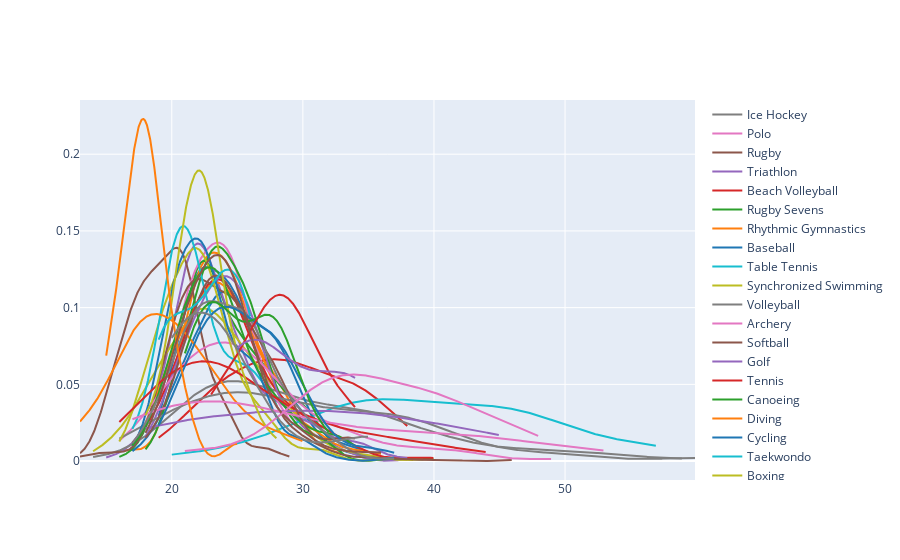

Source (notebook cell):
### Code cell
fig.show()

### Figure 1 — Plotly figure (JSON) as saved in the notebook; plotly's stock layout.template omitted (floating-point values rounded to 4 significant figures; data arrays with more than 128 entries replaced by an {"elided": "..."} marker saying what was removed)
{"data": [{"legendgroup": "Basketball", "marker": {"color": "rgb(31, 119, 180)"}, "mode": "lines", "name": "Basketball", "showlegend": true, "type": "scatter", "x": {"elided": "500 float values"}, "xaxis": "x", "y": {"elided": "500 float values"}, "yaxis": "y"}, {"legendgroup": "Judo", "marker": {"color": "rgb(255, 127, 14)"}, "mode": "lines", "name": "Judo", "showlegend": true, "type": "scatter", "x": {"elided": "500 float values"}, "xaxis": "x", "y": {"elided": "500 float values"}, "yaxis": "y"}, {"legendgroup": "Football", "marker": {"color": "rgb(44, 160, 44)"}, "mode": "lines", "name": "Football", "showlegend": true, "type": "scatter", "x": {"elided": "500 float values"}, "xaxis": "x", "y": {"elided": "500 float values"}, "yaxis": "y"}, {"legendgroup": "Tug-Of-War", "marker": {"color": "rgb(214, 39, 40)"}, "mode": "lines", "name": "Tug-Of-War", "showlegend": true, "type": "scatter", "x": {"elided": "500 float values"}, "xaxis": "x", "y": {"elided": "500 float values"}, "yaxis": "y"}, {"legendgroup": "Athletics", "marker": {"color": "rgb(148, 103, 189)"}, "mode": "lines", "name": "Athletics", "showlegend": true, "type": "scatter", "x": {"elided": "500 float values"}, "xaxis": "x", "y": {"elided": "500 float values"}, "yaxis": "y"}, {"legendgroup": "Swimming", "marker": {"color": "rgb(140, 86, 75)"}, "mode": "lines", "name": "Swimming", "showlegend": true, "type": "scatter", "x": {"elided": "500 float values"}, "xaxis": "x", "y": {"elided": "500 float values"}, "yaxis": "y"}, {"legendgroup": "Badminton", "marker": {"color": "rgb(227, 119, 194)"}, "mode": "lines", "name": "Badminton", "showlegend": true, "type": "scatter", "x": {"elided": "500 float values"}, "xaxis": "x", "y": {"elided": "500 float values"}, "yaxis": "y"}, {"legendgroup": "Sailing", "marker": {"color": "rgb(127, 127, 127)"}, "mode": "lines", "name": "Sailing", "showlegend": true, "type": "scatter", "x": {"elided": "500 float values"}, "xaxis": "x", "y": {"elided": "500 float values"}, "yaxis": "y"}, {"legendgroup": "Gymnastics", "marker": {"color": "rgb(188, 189, 34)"}, "mode": "lines", "name": "Gymnastics", "showlegend": true, "type": "scatter", "x": {"elided": "500 float values"}, "xaxis": "x", "y": {"elided": "500 float values"}, "yaxis": "y"}, {"legendgroup": "Art Competitions", "marker": {"color": "rgb(23, 190, 207)"}, "mode": "lines", "name": "Art Competitions", "showlegend": true, "type": "scatter", "x": {"elided": "500 float values"}, "xaxis": "x", "y": {"elided": "500 float values"}, "yaxis": "y"}, {"legendgroup": "Handball", "marker": {"color": "rgb(31, 119, 180)"}, "mode": "lines", "name": "Handball", "showlegend": true, "type": "scatter", "x": {"elided": "500 float values"}, "xaxis": "x", "y": {"elided": "500 float values"}, "yaxis": "y"}, {"legendgroup": "Weightlifting", "marker": {"color": "rgb(255, 127, 14)"}, "mode": "lines", "name": "Weightlifting", "showlegend": true, "type": "scatter", "x": {"elided": "500 float values"}, "xaxis": "x", "y": {"elided": "500 float values"}, "yaxis": "y"}, {"legendgroup": "Wrestling", "marker": {"color": "rgb(44, 160, 44)"}, "mode": "lines", "name": "Wrestling", "showlegend": true, "type": "scatter", "x": {"elided": "500 float values"}, "xaxis": "x", "y": {"elided": "500 float values"}, "yaxis": "y"}, {"legendgroup": "Water Polo", "marker": {"color": "rgb(214, 39, 40)"}, "mode": "lines", "name": "Water Polo", "showlegend": true, "type": "scatter", "x": {"elided": "500 float values"}, "xaxis": "x", "y": {"elided": "500 float values"}, "yaxis": "y"}, {"legendgroup": "Hockey", "marker": {"color": "rgb(148, 103, 189)"}, "mode": "lines", "name": "Hockey", "showlegend": true, "type": "scatter", "x": {"elided": "500 float values"}, "xaxis": "x", "y": {"elided": "500 float values"}, "yaxis": "y"}, {"legendgroup": "Rowing", "marker": {"color": "rgb(140, 86, 75)"}, "mode": "lines", "name": "Rowing", "showlegend": true, "type": "scatter", "x": {"elided": "500 float values"}, "xaxis": "x", "y": {"elided": "500 float values"}, "yaxis": "y"}, {"legendgroup": "Fencing", "marker": {"color": "rgb(227, 119, 194)"}, "mode": "lines", "name": "Fencing", "showlegend": true, "type": "scatter", "x": {"elided": "500 float values"}, "xaxis": "x", "y": {"elided": "500 float values"}, "yaxis": "y"}, {"legendgroup": "Shooting", "marker": {"color": "rgb(127, 127, 127)"}, "mode": "lines", "name": "Shooting", "showlegend": true, "type": "scatter", "x": {"elided": "500 float values"}, "xaxis": "x", "y": {"elided": "500 float values"}, "yaxis": "y"}, {"legendgroup": "Boxing", "marker": {"color": "rgb(188, 189, 34)"}, "mode": "lines", "name": "Boxing", "showlegend": true, "type": "scatter", "x": {"elided": "500 float values"}, "xaxis": "x", "y": {"elided": "500 float values"}, "yaxis": "y"}, {"legendgroup": "Taekwondo", "marker": {"color": "rgb(23, 190, 207)"}, "mode": "lines", "name": "Taekwondo", "showlegend": true, "type": "scatter", "x": {"elided": "500 float values"}, "xaxis": "x", "y": {"elided": "500 float values"}, "yaxis": "y"}, {"legendgroup": "Cycling", "marker": {"color": "rgb(31, 119, 180)"}, "mode": "lines", "name": "Cycling", "showlegend": true, "type": "scatter", "x": {"elided": "500 float values"}, "xaxis": "x", "y": {"elided": "500 float values"}, "yaxis": "y"}, {"legendgroup": "Diving", "marker": {"color": "rgb(255, 127, 14)"}, "mode": "lines", "name": "Diving", "showlegend": true, "type": "scatter", "x": {"elided": "500 float values"}, "xaxis": "x", "y": {"elided": "500 float values"}, "yaxis": "y"}, {"legendgroup": "Canoeing", "marker": {"color": "rgb(44, 160, 44)"}, "mode": "lines", "name": "Canoeing", "showlegend": true, "type": "scatter", "x": {"elided": "500 float values"}, "xaxis": "x", "y": {"elided": "500 float values"}, "yaxis": "y"}, {"legendgroup": "Tennis", "marker": {"color": "rgb(214, 39, 40)"}, "mode": "lines", "name": "Tennis", "showlegend": true, "type": "scatter", "x": {"elided": "500 float values"}, "xaxis": "x", "y": {"elided": "500 float values"}, "yaxis": "y"}, {"legendgroup": "Golf", "marker": {"color": "rgb(148, 103, 189)"}, "mode": "lines", "name": "Golf", "showlegend": true, "type": "scatter", "x": {"elided": "500 float values"}, "xaxis": "x", "y": {"elided": "500 float values"}, "yaxis": "y"}, {"legendgroup": "Softball", "marker": {"color": "rgb(140, 86, 75)"}, "mode": "lines", "name": "Softball", "showlegend": true, "type": "scatter", "x": {"elided": "500 float values"}, "xaxis": "x", "y": {"elided": "500 float values"}, "yaxis": "y"}, {"legendgroup": "Archery", "marker": {"color": "rgb(227, 119, 194)"}, "mode": "lines", "name": "Archery", "showlegend": true, "type": "scatter", "x": {"elided": "500 float values"}, "xaxis": "x", "y": {"elided": "500 float values"}, "yaxis": "y"}, {"legendgroup": "Volleyball", "marker": {"color": "rgb(127, 127, 127)"}, "mode": "lines", "name": "Volleyball", "showlegend": true, "type": "scatter", "x": {"elided": "500 float values"}, "xaxis": "x", "y": {"elided": "500 float values"}, "yaxis": "y"}, {"legendgroup": "Synchronized Swimming", "marker": {"color": "rgb(188, 189, 34)"}, "mode": "lines", "name": "Synchronized Swimming", "showlegend": true, "type": "scatter", "x": {"elided": "500 float values"}, "xaxis": "x", "y": {"elided": "500 float values"}, "yaxis": "y"}, {"legendgroup": "Table Tennis", "marker": {"color": "rgb(23, 190, 207)"}, "mode": "lines", "name": "Table Tennis", "showlegend": true, "type": "scatter", "x": {"elided": "500 float values"}, "xaxis": "x", "y": {"elided": "500 float values"}, "yaxis": "y"}, {"legendgroup": "Baseball", "marker": {"color": "rgb(31, 119, 180)"}, "mode": "lines", "name": "Baseball", "showlegend": true, "type": "scatter", "x": {"elided": "500 float values"}, "xaxis": "x", "y": {"elided": "500 float values"}, "yaxis": "y"}, {"legendgroup": "Rhythmic Gymnastics", "marker": {"color": "rgb(255, 127, 14)"}, "mode": "lines", "name": "Rhythmic Gymnastics", "showlegend": true, "type": "scatter", "x": {"elided": "500 float values"}, "xaxis": "x", "y": {"elided": "500 float values"}, "yaxis": "y"}, {"legendgroup": "Rugby Sevens", "marker": {"color": "rgb(44, 160, 44)"}, "mode": "lines", "name": "Rugby Sevens", "showlegend": true, "type": "scatter", "x": {"elided": "500 float values"}, "xaxis": "x", "y": {"elided": "500 float values"}, "yaxis": "y"}, {"legendgroup": "Beach Volleyball", "marker": {"color": "rgb(214, 39, 40)"}, "mode": "lines", "name": "Beach Volleyball", "showlegend": true, "type": "scatter", "x": {"elided": "500 float values"}, "xaxis": "x", "y": {"elided": "500 float values"}, "yaxis": "y"}, {"legendgroup": "Triathlon", "marker": {"color": "rgb(148, 103, 189)"}, "mode": "lines", "name": "Triathlon", "showlegend": true, "type": "scatter", "x": {"elided": "500 float values"}, "xaxis": "x", "y": {"elided": "500 float values"}, "yaxis": "y"}, {"legendgroup": "Rugby", "marker": {"color": "rgb(140, 86, 75)"}, "mode": "lines", "name": "Rugby", "showlegend": true, "type": "scatter", "x": {"elided": "500 float values"}, "xaxis": "x", "y": {"elided": "500 float values"}, "yaxis": "y"}, {"legendgroup": "Polo", "marker": {"color": "rgb(227, 119, 194)"}, "mode": "lines", "name": "Polo", "showlegend": true, "type": "scatter", "x": {"elided": "500 float values"}, "xaxis": "x", "y": {"elided": "500 float values"}, "yaxis": "y"}, {"legendgroup": "Ice Hockey", "marker": {"color": "rgb(127, 127, 127)"}, "mode": "lines", "name": "Ice Hockey", "showlegend": true, "type": "scatter", "x": {"elided": "500 float values"}, "xaxis": "x", "y": {"elided": "500 float values"}, "yaxis": "y"}], "layout": {"autosize": true, "barmode": "overlay", "hovermode": "closest", "legend": {"traceorder": "reversed"}, "xaxis": {"anchor": "y2", "autorange": true, "domain": [0, 1], "range": [13, 59.91], "type": "linear", "zeroline": false}, "yaxis": {"anchor": "free", "autorange": true, "domain": [0, 1], "position": 0, "range": [-0.01232, 0.2353], "type": "linear"}}}
